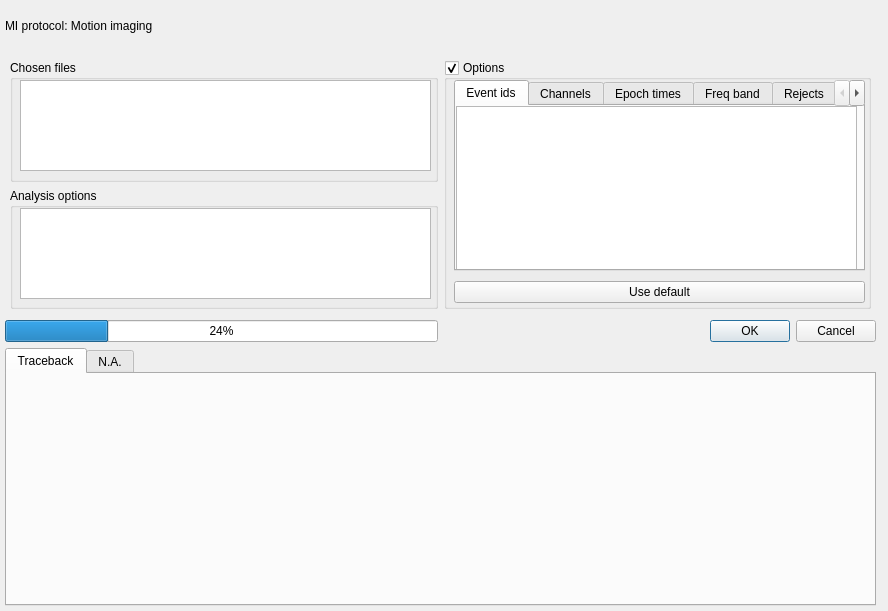
<?xml version="1.0" encoding="UTF-8"?>
<ui version="4.0">
 <class>Dialog</class>
 <widget class="QDialog" name="Dialog">
  <property name="geometry">
   <rect>
    <x>0</x>
    <y>0</y>
    <width>888</width>
    <height>611</height>
   </rect>
  </property>
  <property name="windowTitle">
   <string>Dialog</string>
  </property>
  <widget class="QWidget" name="verticalLayoutWidget">
   <property name="geometry">
    <rect>
     <x>0</x>
     <y>50</y>
     <width>881</width>
     <height>561</height>
    </rect>
   </property>
   <layout class="QVBoxLayout" name="verticalLayout">
    <property name="leftMargin">
     <number>5</number>
    </property>
    <property name="topMargin">
     <number>5</number>
    </property>
    <property name="rightMargin">
     <number>5</number>
    </property>
    <property name="bottomMargin">
     <number>5</number>
    </property>
    <item>
     <layout class="QVBoxLayout" name="verticalLayout_2">
      <item>
       <layout class="QHBoxLayout" name="horizontalLayout_5">
        <property name="leftMargin">
         <number>5</number>
        </property>
        <property name="topMargin">
         <number>5</number>
        </property>
        <property name="rightMargin">
         <number>5</number>
        </property>
        <property name="bottomMargin">
         <number>5</number>
        </property>
        <item>
         <layout class="QVBoxLayout" name="verticalLayout_3">
          <item>
           <widget class="QGroupBox" name="groupBox">
            <property name="sizePolicy">
             <sizepolicy hsizetype="Expanding" vsizetype="Expanding">
              <horstretch>0</horstretch>
              <verstretch>0</verstretch>
             </sizepolicy>
            </property>
            <property name="baseSize">
             <size>
              <width>0</width>
              <height>0</height>
             </size>
            </property>
            <property name="title">
             <string>Chosen files</string>
            </property>
            <property name="flat">
             <bool>true</bool>
            </property>
            <widget class="QListWidget" name="zcc_listWidget_chosenFiles">
             <property name="geometry">
              <rect>
               <x>10</x>
               <y>20</y>
               <width>411</width>
               <height>91</height>
              </rect>
             </property>
             <property name="sizePolicy">
              <sizepolicy hsizetype="Expanding" vsizetype="Preferred">
               <horstretch>0</horstretch>
               <verstretch>0</verstretch>
              </sizepolicy>
             </property>
            </widget>
           </widget>
          </item>
          <item>
           <widget class="QGroupBox" name="groupBox_3">
            <property name="sizePolicy">
             <sizepolicy hsizetype="Expanding" vsizetype="Expanding">
              <horstretch>0</horstretch>
              <verstretch>0</verstretch>
             </sizepolicy>
            </property>
            <property name="title">
             <string>Analysis options</string>
            </property>
            <property name="flat">
             <bool>true</bool>
            </property>
            <widget class="QListWidget" name="zcc_listWidget_analysisOptions">
             <property name="geometry">
              <rect>
               <x>10</x>
               <y>20</y>
               <width>411</width>
               <height>91</height>
              </rect>
             </property>
            </widget>
           </widget>
          </item>
         </layout>
        </item>
        <item>
         <widget class="QGroupBox" name="groupBox_2">
          <property name="sizePolicy">
           <sizepolicy hsizetype="Expanding" vsizetype="Expanding">
            <horstretch>0</horstretch>
            <verstretch>0</verstretch>
           </sizepolicy>
          </property>
          <property name="title">
           <string>Options</string>
          </property>
          <property name="flat">
           <bool>true</bool>
          </property>
          <property name="checkable">
           <bool>true</bool>
          </property>
          <widget class="QTabWidget" name="tabWidget_2">
           <property name="geometry">
            <rect>
             <x>10</x>
             <y>20</y>
             <width>411</width>
             <height>191</height>
            </rect>
           </property>
           <property name="currentIndex">
            <number>0</number>
           </property>
           <widget class="QWidget" name="tab">
            <attribute name="title">
             <string>Event ids</string>
            </attribute>
            <widget class="QPlainTextEdit" name="zcc_plainTextEdit_eventIds">
             <property name="geometry">
              <rect>
               <x>0</x>
               <y>0</y>
               <width>401</width>
               <height>191</height>
              </rect>
             </property>
            </widget>
           </widget>
           <widget class="QWidget" name="tab_5">
            <attribute name="title">
             <string>Channels</string>
            </attribute>
            <widget class="QPlainTextEdit" name="zcc_plainTextEdit_channels">
             <property name="geometry">
              <rect>
               <x>0</x>
               <y>0</y>
               <width>401</width>
               <height>161</height>
              </rect>
             </property>
             <property name="sizePolicy">
              <sizepolicy hsizetype="Expanding" vsizetype="Expanding">
               <horstretch>0</horstretch>
               <verstretch>0</verstretch>
              </sizepolicy>
             </property>
            </widget>
           </widget>
           <widget class="QWidget" name="tab_3">
            <attribute name="title">
             <string>Epoch times</string>
            </attribute>
            <widget class="QPlainTextEdit" name="zcc_plainTextEdit_epochTimes">
             <property name="geometry">
              <rect>
               <x>0</x>
               <y>0</y>
               <width>401</width>
               <height>161</height>
              </rect>
             </property>
            </widget>
           </widget>
           <widget class="QWidget" name="tab_4">
            <attribute name="title">
             <string>Freq band</string>
            </attribute>
            <widget class="QPlainTextEdit" name="zcc_plainTextEdit_freqBand">
             <property name="geometry">
              <rect>
               <x>0</x>
               <y>0</y>
               <width>401</width>
               <height>161</height>
              </rect>
             </property>
            </widget>
           </widget>
           <widget class="QWidget" name="tab_2">
            <attribute name="title">
             <string>Rejects</string>
            </attribute>
            <widget class="QPlainTextEdit" name="zcc_plainTextEdit_rejects">
             <property name="geometry">
              <rect>
               <x>0</x>
               <y>0</y>
               <width>401</width>
               <height>161</height>
              </rect>
             </property>
            </widget>
           </widget>
           <widget class="QWidget" name="tab_6">
            <attribute name="title">
             <string>Epochs kwargs</string>
            </attribute>
            <widget class="QPlainTextEdit" name="zcc_plainTextEdit_epochsKwargs">
             <property name="geometry">
              <rect>
               <x>0</x>
               <y>0</y>
               <width>401</width>
               <height>161</height>
              </rect>
             </property>
            </widget>
           </widget>
          </widget>
          <widget class="QWidget" name="horizontalLayoutWidget_4">
           <property name="geometry">
            <rect>
             <x>10</x>
             <y>220</y>
             <width>411</width>
             <height>25</height>
            </rect>
           </property>
           <layout class="QHBoxLayout" name="horizontalLayout_6">
            <item>
             <widget class="QPushButton" name="zcc_pushButton_useDefault">
              <property name="text">
               <string>Use default</string>
              </property>
             </widget>
            </item>
           </layout>
          </widget>
         </widget>
        </item>
       </layout>
      </item>
      <item>
       <layout class="QHBoxLayout" name="horizontalLayout_2">
        <item>
         <widget class="QProgressBar" name="progressBar">
          <property name="value">
           <number>24</number>
          </property>
         </widget>
        </item>
        <item>
         <widget class="QDialogButtonBox" name="buttonBox">
          <property name="orientation">
           <enum>Qt::Orientation::Horizontal</enum>
          </property>
          <property name="standardButtons">
           <set>QDialogButtonBox::StandardButton::Cancel|QDialogButtonBox::StandardButton::Ok</set>
          </property>
         </widget>
        </item>
       </layout>
      </item>
      <item>
       <widget class="QTabWidget" name="tabWidget">
        <property name="currentIndex">
         <number>0</number>
        </property>
        <widget class="QWidget" name="tab_traceback">
         <attribute name="title">
          <string>Traceback</string>
         </attribute>
        </widget>
        <widget class="QWidget" name="tab_NA">
         <attribute name="title">
          <string>N.A.</string>
         </attribute>
        </widget>
       </widget>
      </item>
     </layout>
    </item>
   </layout>
  </widget>
  <widget class="QWidget" name="horizontalLayoutWidget">
   <property name="geometry">
    <rect>
     <x>0</x>
     <y>10</y>
     <width>881</width>
     <height>31</height>
    </rect>
   </property>
   <layout class="QHBoxLayout" name="horizontalLayout">
    <property name="leftMargin">
     <number>5</number>
    </property>
    <property name="topMargin">
     <number>5</number>
    </property>
    <property name="rightMargin">
     <number>5</number>
    </property>
    <property name="bottomMargin">
     <number>5</number>
    </property>
    <item>
     <widget class="QLabel" name="label">
      <property name="text">
       <string>MI protocol: Motion imaging </string>
      </property>
     </widget>
    </item>
   </layout>
  </widget>
 </widget>
 <resources/>
 <connections>
  <connection>
   <sender>buttonBox</sender>
   <signal>rejected()</signal>
   <receiver>Dialog</receiver>
   <slot>reject()</slot>
   <hints>
    <hint type="sourcelabel">
     <x>316</x>
     <y>260</y>
    </hint>
    <hint type="destinationlabel">
     <x>286</x>
     <y>274</y>
    </hint>
   </hints>
  </connection>
 </connections>
</ui>
